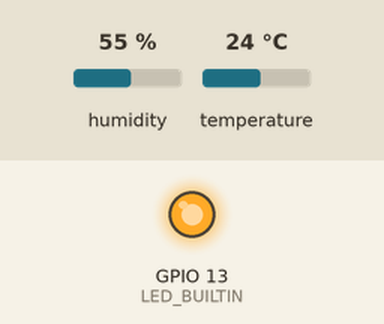
A sketch run on a simulated ESP8266 (NodeMCU). Parts: output pins drawn as LEDs (lit = HIGH). Inputs (shaded band) come from the test bench; at power-on: humidity 55 %, temperature 24 °C. WiFi joins after 1.5 s; servers stay silent unless stated; what the sketch prints to the serial monitor is not drawn.

Above: at 2.0 s.
At 42.2 s:
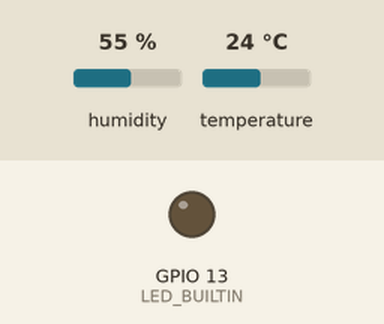
Timing chart, 0 to 49.9 s (numbered marks = the images above):
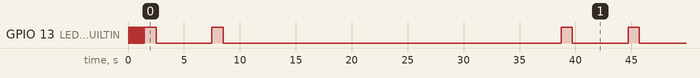

Measured:
- by itself, everything shown: repeats every 37.2 s, in 4 steps

The sketch:

ClimateCheck.ino
```cpp
#include <ESP8266WiFi.h>
#include <WiFiClient.h>
#include "DHT.h"
#include <TridentTD_LineNotify.h>
#define LINE_TOKEN  "rL0CJgCJgYzJQgetHIhwc6oI7YFIpXpsdtbNwKGObjw"

DHT dht;

char ssid[] = "Abcd";
char pass[] = "abcd0987654321";
String GAS_ID = "AKfycbzcAzmCAo2_aIxx2nFseHDR7P0cAuGnYNXrzPtKsDV6m4WBRVYjFJznF_MjV4BZJA2t";
const char* host = "script.google.com";

#define DHT_PIN               2
#define LED_BUILTIN           13
#define UPDATE_INTERVAL_HOUR  (0)
#define UPDATE_INTERVAL_MIN   (0)
#define UPDATE_INTERVAL_SEC   (30)
#define UPDATE_INTERVAL_MS    ( ((UPDATE_INTERVAL_HOUR*60*60) + (UPDATE_INTERVAL_MIN * 60) + UPDATE_INTERVAL_SEC ) * 1000 )

int Temperature;
int Humidity;

void update_google_sheet()
{
    Serial.print("connecting to ");
    Serial.println(host);

    WiFiClientSecure client;
    const int httpPort = 443;

    client.setInsecure();
    if (!client.connect(host, httpPort)) {
      Serial.println("connection failed");
      return;
    }

    String url = "/macros/s/" + GAS_ID + "/exec?temperature=";

    url += String(Temperature);

    url += "&humidity=";
    url += String(Humidity);

    Serial.print("Requesting URL: ");
    Serial.println(url);

    client.print(String("GET ") + url + " HTTP/1.1\r\n" +
                 "Host: " + host + "\r\n" +
                 "Connection: close\r\n\r\n");

    Serial.println();
    Serial.println("closing connection");
}

void setup()
{
  Serial.begin(115200);

  pinMode(LED_BUILTIN, OUTPUT);

  dht.setup(DHT_PIN);

  Serial.print("Connecting");
  WiFi.begin(ssid, pass);
  while (WiFi.status() != WL_CONNECTED)
  {
    Serial.print(".");
    digitalWrite(LED_BUILTIN, LOW);
    delay(50);
    digitalWrite(LED_BUILTIN, HIGH);
    delay(50);
  }
  LINE.setToken(LINE_TOKEN);

  LINE.notify("System is ready.");

  LINE.notifySticker("We'll be sending temperature and humidity data to you every 30 minutes.", 11539, 52114110);


}

unsigned long curr_time;
unsigned long last_print_time;
unsigned long last_sheet_update_time;
unsigned long time_since_last_print;

void loop()
{

  curr_time = millis();
  time_since_last_print = curr_time - last_print_time;


  if ( time_since_last_print >= 30000 )
  {
    last_print_time = curr_time;
    Temperature = dht.getTemperature();
    Humidity = dht.getHumidity();

    Serial.print("Humidity: " + String(Humidity) + " %");
    Serial.print("\t");
    Serial.println("Temperature: " + String(Temperature) + " C");


  }

  curr_time = millis();
  time_since_last_print = curr_time - last_sheet_update_time;
  if ( time_since_last_print >= UPDATE_INTERVAL_MS ) // 30 sec
  {
    last_sheet_update_time = curr_time;
    update_google_sheet();
  }


if (Temperature<18)
{
   LINE.notify("Temperature is TOO LOW.");
   LINE.notifySticker("The current temperature is "+String(Temperature)+" C, "+"which is "+String(18-Temperature)+" C"+" lower than the deadline of 18 C",11539,52114127);
   LINE.notify("Please take appropriate measures to upper the temperature levels in the affected area. ");
   digitalWrite(LED_BUILTIN, HIGH);
   delay(1000);
   digitalWrite(LED_BUILTIN, LOW);
   delay(5000);
}else if(Temperature>=18&&Temperature<=21)
{
   LINE.notify("Temperature is OPTIMAL.");
   LINE.notifySticker("The current temperature is "+String(Temperature)+" C",11538,51626501);
   digitalWrite(LED_BUILTIN, HIGH);
   delay(1000);
   digitalWrite(LED_BUILTIN, LOW);
   delay(5000);
}else
{
   LINE.notify("Temperature is TOO HIGH.");
   LINE.notifySticker("The current temperature is "+String(Temperature)+" C, "+"which is "+String(Temperature-21)+" C"+" higher than the deadline of 21 C",11537,52002767);
   LINE.notify("Please take appropriate measures to lower the temperature levels in the affected area. ");
   digitalWrite(LED_BUILTIN, HIGH);
   delay(1000);
   digitalWrite(LED_BUILTIN, LOW);
   delay(5000);
}

if (Humidity<30)
{
   LINE.notify("Humidity is TOO DRY.");
   LINE.notifySticker("The current humidity is "+String(Humidity)+" %,"+" which is "+String(30-Humidity)+" %"+" lower than the deadline of 30 %",11539,52114139);
   LINE.notify("Please take appropriate measures to upper the humidity levels in the affected area.");
   digitalWrite(LED_BUILTIN, HIGH);
   delay(1000);
   digitalWrite(LED_BUILTIN, LOW);
   delay(30000);
}else if(Humidity>=30&&Humidity<=50)
{
   LINE.notify("Humidity is OPTIMAL.");
   LINE.notifySticker("The current humidity is "+String(Humidity)+" %",11539,52114121);
   digitalWrite(LED_BUILTIN, HIGH);
   delay(1000);
   digitalWrite(LED_BUILTIN, LOW);
   delay(30000);
}else
{
   LINE.notify("Humidity is TOO HUMID.");
   LINE.notifySticker("The current humidity is "+String(Humidity)+" %,"+" which is "+String(Humidity-50)+" %"+" highter than the deadline of 50 %",11539,52114141);
   LINE.notify("Please take appropriate measures to lower the humidity levels in the affected area.");
   digitalWrite(LED_BUILTIN, HIGH);
   delay(1000);
   digitalWrite(LED_BUILTIN, LOW);
   delay(30000);
}

 if(Temperature >=50)
{
 LINE.notify("Temperature is TOO HIGH.");
 LINE.notify("Humidity is TOO LOW.");
 LINE.notify("The current temperature is "+String(Temperature)+" C, "+"which is "+String(Temperature-21)+" C"+" higher than the deadline of 21 C");
 LINE.notifySticker("The current humidity is "+String(Humidity)+" %,"+" which is "+String(Humidity-50)+" %"+" highter than the deadline of 50 %",6362,11087921);
 LINE.notify("Please take appropriate measures to higher the humidity and lower the Temperature in the affected area.");
 LINE.notify("Fire: 119 Medical emergency: 1669 Police: 191");
 LINE.notify("Remember to stay calm and evacuate if possible before making the call.");
   digitalWrite(LED_BUILTIN, HIGH);
   delay(1000);
   digitalWrite(LED_BUILTIN, LOW);
   delay(30000);
}
}
```
